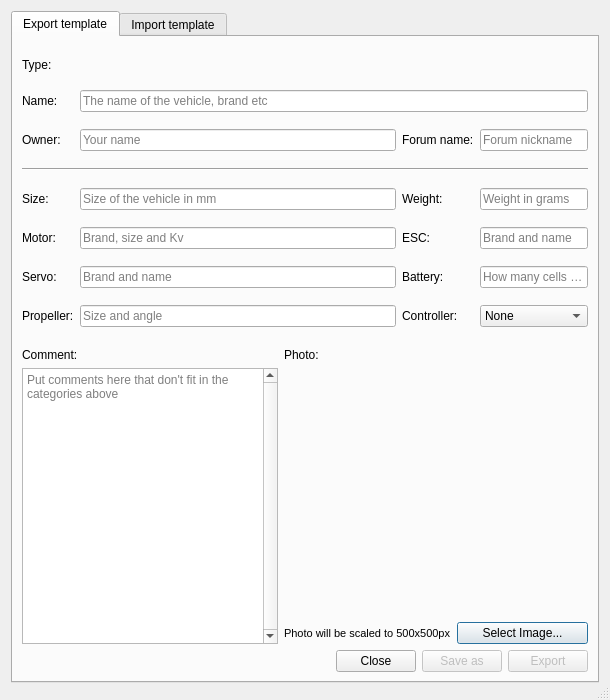
<?xml version="1.0" encoding="UTF-8"?>
<ui version="4.0">
 <class>VehicleTemplateExportDialog</class>
 <widget class="QDialog" name="VehicleTemplateExportDialog">
  <property name="windowModality">
   <enum>Qt::ApplicationModal</enum>
  </property>
  <property name="geometry">
   <rect>
    <x>0</x>
    <y>0</y>
    <width>610</width>
    <height>700</height>
   </rect>
  </property>
  <property name="minimumSize">
   <size>
    <width>610</width>
    <height>700</height>
   </size>
  </property>
  <property name="windowTitle">
   <string>Vehicle Templates</string>
  </property>
  <property name="sizeGripEnabled">
   <bool>true</bool>
  </property>
  <property name="modal">
   <bool>true</bool>
  </property>
  <layout class="QVBoxLayout" name="verticalLayout">
   <item>
    <widget class="QTabWidget" name="tabWidget">
     <property name="currentIndex">
      <number>0</number>
     </property>
     <widget class="QWidget" name="tab">
      <attribute name="title">
       <string>Export template</string>
      </attribute>
      <layout class="QVBoxLayout" name="verticalLayout_5">
       <item>
        <widget class="QFrame" name="frame">
         <property name="sizePolicy">
          <sizepolicy hsizetype="Preferred" vsizetype="MinimumExpanding">
           <horstretch>0</horstretch>
           <verstretch>0</verstretch>
          </sizepolicy>
         </property>
         <property name="frameShape">
          <enum>QFrame::NoFrame</enum>
         </property>
         <property name="frameShadow">
          <enum>QFrame::Plain</enum>
         </property>
         <layout class="QGridLayout" name="gridLayout">
          <property name="leftMargin">
           <number>0</number>
          </property>
          <property name="topMargin">
           <number>0</number>
          </property>
          <property name="rightMargin">
           <number>0</number>
          </property>
          <property name="bottomMargin">
           <number>0</number>
          </property>
          <item row="6" column="2">
           <widget class="QLabel" name="label_9">
            <property name="text">
             <string>Weight:</string>
            </property>
           </widget>
          </item>
          <item row="11" column="1">
           <widget class="QLineEdit" name="Propeller">
            <property name="placeholderText">
             <string>Size and angle</string>
            </property>
           </widget>
          </item>
          <item row="10" column="2">
           <widget class="QLabel" name="label_11">
            <property name="text">
             <string>Battery:</string>
            </property>
           </widget>
          </item>
          <item row="6" column="1">
           <widget class="QLineEdit" name="Size">
            <property name="placeholderText">
             <string>Size of the vehicle in mm</string>
            </property>
           </widget>
          </item>
          <item row="8" column="0">
           <widget class="QLabel" name="label_6">
            <property name="text">
             <string>Motor:</string>
            </property>
           </widget>
          </item>
          <item row="2" column="0">
           <widget class="QLabel" name="label">
            <property name="text">
             <string>Name:</string>
            </property>
           </widget>
          </item>
          <item row="10" column="0">
           <widget class="QLabel" name="label_8">
            <property name="text">
             <string>Servo:</string>
            </property>
           </widget>
          </item>
          <item row="10" column="1">
           <widget class="QLineEdit" name="Servo">
            <property name="placeholderText">
             <string>Brand and name</string>
            </property>
           </widget>
          </item>
          <item row="4" column="1">
           <widget class="QLineEdit" name="Owner">
            <property name="placeholderText">
             <string>Your name</string>
            </property>
           </widget>
          </item>
          <item row="11" column="0">
           <widget class="QLabel" name="label_12">
            <property name="text">
             <string>Propeller:</string>
            </property>
           </widget>
          </item>
          <item row="4" column="2">
           <widget class="QLabel" name="label_10">
            <property name="text">
             <string>Forum name:</string>
            </property>
           </widget>
          </item>
          <item row="5" column="0" colspan="5">
           <widget class="Line" name="line">
            <property name="orientation">
             <enum>Qt::Horizontal</enum>
            </property>
           </widget>
          </item>
          <item row="2" column="1" colspan="4">
           <widget class="QLineEdit" name="Name">
            <property name="placeholderText">
             <string>The name of the vehicle, brand etc</string>
            </property>
           </widget>
          </item>
          <item row="4" column="0">
           <widget class="QLabel" name="label_2">
            <property name="text">
             <string>Owner:</string>
            </property>
           </widget>
          </item>
          <item row="8" column="1">
           <widget class="QLineEdit" name="Motor">
            <property name="placeholderText">
             <string>Brand, size and Kv</string>
            </property>
           </widget>
          </item>
          <item row="6" column="0">
           <widget class="QLabel" name="label_5">
            <property name="text">
             <string>Size:</string>
            </property>
           </widget>
          </item>
          <item row="10" column="3" colspan="2">
           <widget class="QLineEdit" name="Battery">
            <property name="placeholderText">
             <string>How many cells etc?</string>
            </property>
           </widget>
          </item>
          <item row="11" column="2">
           <widget class="QLabel" name="label_14">
            <property name="text">
             <string>Controller:</string>
            </property>
           </widget>
          </item>
          <item row="1" column="1" colspan="4">
           <widget class="QLineEdit" name="Type">
            <property name="autoFillBackground">
             <bool>false</bool>
            </property>
            <property name="styleSheet">
             <string notr="true">background-color: rgba(255, 255, 255, 0);</string>
            </property>
            <property name="frame">
             <bool>false</bool>
            </property>
            <property name="readOnly">
             <bool>true</bool>
            </property>
           </widget>
          </item>
          <item row="8" column="2">
           <widget class="QLabel" name="label_7">
            <property name="text">
             <string>ESC:</string>
            </property>
           </widget>
          </item>
          <item row="11" column="3" colspan="2">
           <widget class="QComboBox" name="Controllers">
            <item>
             <property name="text">
              <string>None</string>
             </property>
            </item>
            <item>
             <property name="text">
              <string>CC</string>
             </property>
            </item>
            <item>
             <property name="text">
              <string>CC3D</string>
             </property>
            </item>
            <item>
             <property name="text">
              <string>Atom</string>
             </property>
            </item>
            <item>
             <property name="text">
              <string>Revolution</string>
             </property>
            </item>
            <item>
             <property name="text">
              <string>Nano</string>
             </property>
            </item>
           </widget>
          </item>
          <item row="1" column="0">
           <widget class="QLabel" name="label_3">
            <property name="text">
             <string>Type:</string>
            </property>
           </widget>
          </item>
          <item row="4" column="3" colspan="2">
           <widget class="QLineEdit" name="ForumNick">
            <property name="placeholderText">
             <string>Forum nickname</string>
            </property>
           </widget>
          </item>
          <item row="8" column="3" colspan="2">
           <widget class="QLineEdit" name="Esc">
            <property name="placeholderText">
             <string>Brand and name</string>
            </property>
           </widget>
          </item>
          <item row="6" column="3" colspan="2">
           <widget class="QLineEdit" name="Weight">
            <property name="placeholderText">
             <string>Weight in grams</string>
            </property>
           </widget>
          </item>
         </layout>
        </widget>
       </item>
       <item>
        <widget class="QFrame" name="frame_6">
         <property name="frameShape">
          <enum>QFrame::NoFrame</enum>
         </property>
         <property name="frameShadow">
          <enum>QFrame::Raised</enum>
         </property>
         <layout class="QHBoxLayout" name="horizontalLayout_2">
          <property name="leftMargin">
           <number>0</number>
          </property>
          <property name="topMargin">
           <number>0</number>
          </property>
          <property name="rightMargin">
           <number>0</number>
          </property>
          <property name="bottomMargin">
           <number>0</number>
          </property>
          <item>
           <widget class="QFrame" name="frame_3">
            <property name="frameShape">
             <enum>QFrame::NoFrame</enum>
            </property>
            <property name="frameShadow">
             <enum>QFrame::Raised</enum>
            </property>
            <layout class="QVBoxLayout" name="verticalLayout_3">
             <property name="leftMargin">
              <number>0</number>
             </property>
             <property name="topMargin">
              <number>0</number>
             </property>
             <property name="rightMargin">
              <number>0</number>
             </property>
             <property name="bottomMargin">
              <number>0</number>
             </property>
             <item alignment="Qt::AlignTop">
              <widget class="QLabel" name="label_13">
               <property name="text">
                <string>Comment:</string>
               </property>
              </widget>
             </item>
             <item>
              <widget class="QTextEdit" name="Comment">
               <property name="sizePolicy">
                <sizepolicy hsizetype="Preferred" vsizetype="MinimumExpanding">
                 <horstretch>0</horstretch>
                 <verstretch>0</verstretch>
                </sizepolicy>
               </property>
               <property name="verticalScrollBarPolicy">
                <enum>Qt::ScrollBarAlwaysOn</enum>
               </property>
               <property name="horizontalScrollBarPolicy">
                <enum>Qt::ScrollBarAlwaysOff</enum>
               </property>
               <property name="placeholderText">
                <string>Put comments here that don't fit in the categories above</string>
               </property>
              </widget>
             </item>
            </layout>
           </widget>
          </item>
          <item>
           <widget class="QFrame" name="frame_4">
            <property name="frameShape">
             <enum>QFrame::NoFrame</enum>
            </property>
            <property name="frameShadow">
             <enum>QFrame::Raised</enum>
            </property>
            <layout class="QVBoxLayout" name="verticalLayout_4">
             <property name="leftMargin">
              <number>0</number>
             </property>
             <property name="topMargin">
              <number>0</number>
             </property>
             <property name="rightMargin">
              <number>0</number>
             </property>
             <property name="bottomMargin">
              <number>0</number>
             </property>
             <item>
              <widget class="QLabel" name="label_4">
               <property name="text">
                <string>Photo:</string>
               </property>
              </widget>
             </item>
             <item>
              <widget class="QGraphicsView" name="Photo">
               <property name="sizePolicy">
                <sizepolicy hsizetype="Expanding" vsizetype="MinimumExpanding">
                 <horstretch>0</horstretch>
                 <verstretch>0</verstretch>
                </sizepolicy>
               </property>
               <property name="styleSheet">
                <string notr="true">background-color: rgba(254, 254, 254, 0);</string>
               </property>
               <property name="frameShape">
                <enum>QFrame::NoFrame</enum>
               </property>
               <property name="frameShadow">
                <enum>QFrame::Sunken</enum>
               </property>
               <property name="backgroundBrush">
                <brush brushstyle="NoBrush">
                 <color alpha="255">
                  <red>0</red>
                  <green>0</green>
                  <blue>0</blue>
                 </color>
                </brush>
               </property>
               <property name="interactive">
                <bool>false</bool>
               </property>
               <property name="alignment">
                <set>Qt::AlignLeading|Qt::AlignLeft|Qt::AlignVCenter</set>
               </property>
              </widget>
             </item>
             <item>
              <widget class="QFrame" name="frame_7">
               <property name="frameShape">
                <enum>QFrame::NoFrame</enum>
               </property>
               <property name="frameShadow">
                <enum>QFrame::Raised</enum>
               </property>
               <layout class="QHBoxLayout" name="horizontalLayout_3">
                <property name="leftMargin">
                 <number>0</number>
                </property>
                <property name="topMargin">
                 <number>0</number>
                </property>
                <property name="rightMargin">
                 <number>0</number>
                </property>
                <property name="bottomMargin">
                 <number>0</number>
                </property>
                <item>
                 <widget class="QLabel" name="label_15">
                  <property name="font">
                   <font>
                    <pointsize>8</pointsize>
                   </font>
                  </property>
                  <property name="text">
                   <string>Photo will be scaled to 500x500px</string>
                  </property>
                 </widget>
                </item>
                <item>
                 <widget class="QPushButton" name="ImportButton">
                  <property name="text">
                   <string>Select Image...</string>
                  </property>
                 </widget>
                </item>
               </layout>
              </widget>
             </item>
            </layout>
           </widget>
          </item>
         </layout>
         <zorder>frame_4</zorder>
         <zorder>frame_3</zorder>
        </widget>
       </item>
       <item>
        <widget class="QFrame" name="frame_5">
         <property name="frameShape">
          <enum>QFrame::NoFrame</enum>
         </property>
         <property name="frameShadow">
          <enum>QFrame::Raised</enum>
         </property>
         <layout class="QHBoxLayout" name="horizontalLayout">
          <property name="leftMargin">
           <number>0</number>
          </property>
          <property name="topMargin">
           <number>0</number>
          </property>
          <property name="rightMargin">
           <number>0</number>
          </property>
          <property name="bottomMargin">
           <number>0</number>
          </property>
          <item>
           <spacer name="horizontalSpacer">
            <property name="orientation">
             <enum>Qt::Horizontal</enum>
            </property>
            <property name="sizeHint" stdset="0">
             <size>
              <width>40</width>
              <height>20</height>
             </size>
            </property>
           </spacer>
          </item>
          <item>
           <widget class="QPushButton" name="cancelBtn">
            <property name="text">
             <string>Close</string>
            </property>
           </widget>
          </item>
          <item>
           <widget class="QPushButton" name="saveAsBtn">
            <property name="enabled">
             <bool>false</bool>
            </property>
            <property name="text">
             <string>Save as</string>
            </property>
            <property name="autoDefault">
             <bool>false</bool>
            </property>
           </widget>
          </item>
          <item>
           <widget class="QPushButton" name="exportBtn">
            <property name="enabled">
             <bool>false</bool>
            </property>
            <property name="text">
             <string>Export</string>
            </property>
            <property name="autoDefault">
             <bool>false</bool>
            </property>
           </widget>
          </item>
         </layout>
        </widget>
       </item>
      </layout>
     </widget>
     <widget class="QWidget" name="tab_2">
      <attribute name="title">
       <string>Import template</string>
      </attribute>
      <layout class="QVBoxLayout" name="verticalLayout_6">
       <item>
        <widget class="VehicleTemplateSelectorWidget" name="selectionWidget" native="true">
         <property name="sizePolicy">
          <sizepolicy hsizetype="Preferred" vsizetype="Expanding">
           <horstretch>0</horstretch>
           <verstretch>0</verstretch>
          </sizepolicy>
         </property>
        </widget>
       </item>
       <item>
        <widget class="QFrame" name="frame_8">
         <property name="frameShape">
          <enum>QFrame::NoFrame</enum>
         </property>
         <property name="frameShadow">
          <enum>QFrame::Raised</enum>
         </property>
         <layout class="QHBoxLayout" name="horizontalLayout_4">
          <property name="leftMargin">
           <number>0</number>
          </property>
          <property name="topMargin">
           <number>0</number>
          </property>
          <property name="rightMargin">
           <number>0</number>
          </property>
          <property name="bottomMargin">
           <number>0</number>
          </property>
          <item>
           <spacer name="horizontalSpacer_2">
            <property name="orientation">
             <enum>Qt::Horizontal</enum>
            </property>
            <property name="sizeHint" stdset="0">
             <size>
              <width>40</width>
              <height>20</height>
             </size>
            </property>
           </spacer>
          </item>
          <item>
           <widget class="QPushButton" name="cancelBtn_2">
            <property name="text">
             <string>Close</string>
            </property>
           </widget>
          </item>
          <item>
           <widget class="QPushButton" name="importBtn">
            <property name="enabled">
             <bool>false</bool>
            </property>
            <property name="text">
             <string>Import</string>
            </property>
            <property name="checkable">
             <bool>false</bool>
            </property>
            <property name="autoDefault">
             <bool>false</bool>
            </property>
           </widget>
          </item>
         </layout>
        </widget>
       </item>
      </layout>
     </widget>
    </widget>
   </item>
   <item>
    <widget class="QFrame" name="frame_2">
     <property name="frameShape">
      <enum>QFrame::NoFrame</enum>
     </property>
     <property name="frameShadow">
      <enum>QFrame::Raised</enum>
     </property>
     <layout class="QVBoxLayout" name="verticalLayout_2">
      <property name="leftMargin">
       <number>0</number>
      </property>
      <property name="topMargin">
       <number>0</number>
      </property>
      <property name="rightMargin">
       <number>0</number>
      </property>
      <property name="bottomMargin">
       <number>0</number>
      </property>
     </layout>
    </widget>
   </item>
  </layout>
 </widget>
 <customwidgets>
  <customwidget>
   <class>VehicleTemplateSelectorWidget</class>
   <extends>QWidget</extends>
   <header>vehicletemplateselectorwidget.h</header>
   <container>1</container>
  </customwidget>
 </customwidgets>
 <tabstops>
  <tabstop>Type</tabstop>
  <tabstop>Name</tabstop>
  <tabstop>Owner</tabstop>
  <tabstop>ForumNick</tabstop>
  <tabstop>Size</tabstop>
  <tabstop>Weight</tabstop>
  <tabstop>Motor</tabstop>
  <tabstop>Esc</tabstop>
  <tabstop>Servo</tabstop>
  <tabstop>Battery</tabstop>
  <tabstop>Propeller</tabstop>
  <tabstop>Controllers</tabstop>
  <tabstop>Comment</tabstop>
  <tabstop>ImportButton</tabstop>
  <tabstop>exportBtn</tabstop>
  <tabstop>cancelBtn</tabstop>
  <tabstop>Photo</tabstop>
 </tabstops>
 <resources/>
 <connections/>
</ui>
